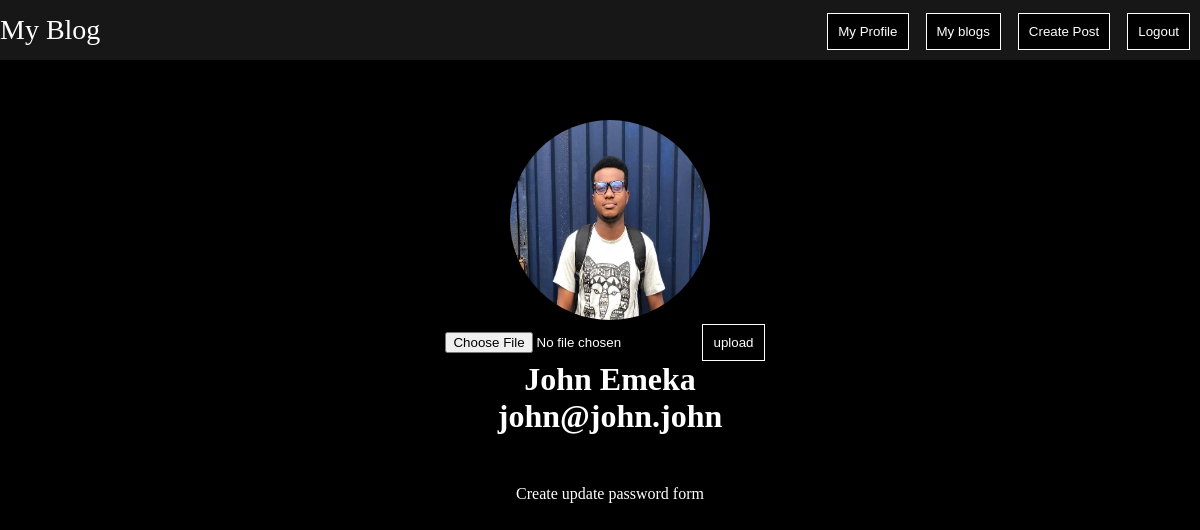
The app's page /profile/ (signed in) with its own data.
### blog/models.py (models this page shows)
class User(AbstractUser):
    profile_img = models.FileField(upload_to="profiles", blank=True)

### blog/views.py (the view)
# urls.py: path("profile/", views.my_profile),
@login_required(login_url="/login")
def my_profile(req):
    return render(req, "blog/profile.html", {
    })

### blog/templates/blog/profile.html (shortened to what this page needs)
{% extends './base.html' %}
{% load static %}
{% block page_css %}
    <link rel="stylesheet" href="{% static 'blog/css/post.css' %}" />
{% endblock %}
{% block page_content %}
    <div>
        <img src="/{{ user.profile_img }}" width="200px" height="200px" style="border-radius: 100%; margin-top: 50px;" />
    </div>
    <form action="upload" method="post" enctype="multipart/form-data">
        <input type="file" name="profile-img" accept="image/*" />
        <button> upload </button>
    </form>
    <h1 >  {{ user.first_name}} {{ user.last_name}} </h3>
    <h1> {{user.email}} </h3>
    <form style="margin-top: 50px;">
        Create update password form
    </form>
{% endblock %}

### blog/static/blog/css/base.css (style rules this page uses)
* { margin: 0px; }
body { margin: 0px; background-color: black; color: white; overflow-x: hidden; }
button { color: white; background-color: black; padding: 10px; margin-right: 10px; outline: none; border: 1px solid white; }

### records on screen
User: profile_img (picture), first_name "John", last_name "Emeka", email "john@john.john"
